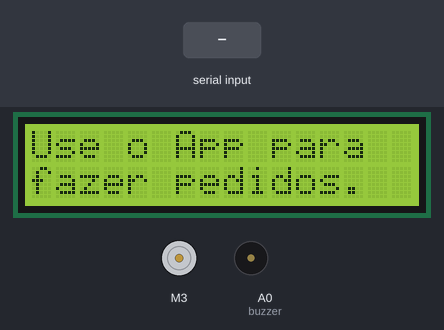
This sketch was run on a simulated Arduino Mega 2560, built with avr-gcc and run on an emulated ATmega2560. Shown: 16×2 character LCD, DC motor (green arrow = forward, orange = backward, longer = faster), buzzer (waves = sounding). Inputs (shaded band) come from the test bench. What the sketch prints to the serial monitor is not drawn.

Above: at 3.1 s.
3.2 s: "{{CLIENTE}}" received over Serial
At 3.8 s:
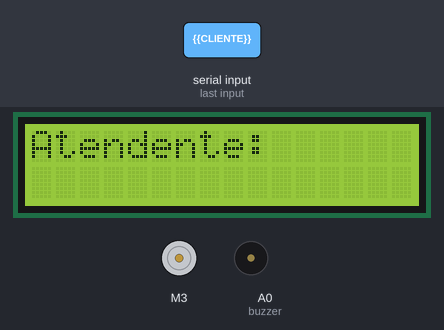
4.7 s: "{{0BUZZER}}" received over Serial
At 5.05 s:
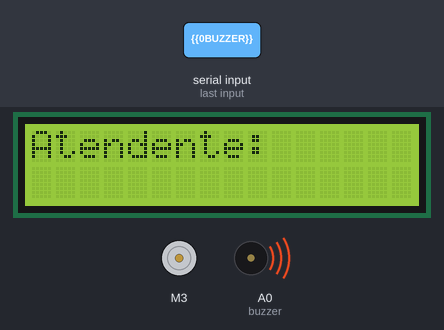
6.7 s: "{{RECEBID}}" received over Serial
9.9 s: "{{0BUZZER}}" received over Serial
At 11.8 s:
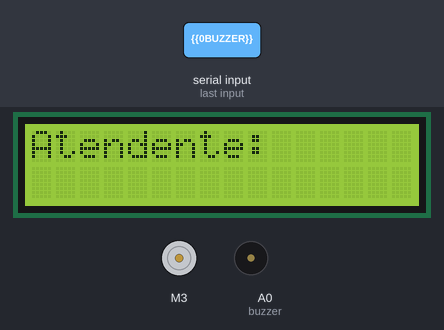
Timing chart, 0 to 13.3 s (numbered marks = the images above; inputs shaded):
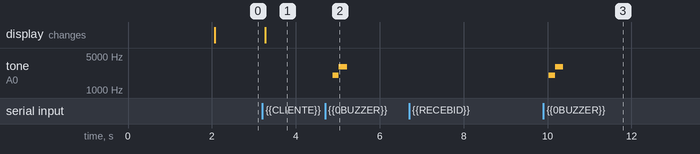

The sketch:

terminal.ino
```cpp
#include <LiquidCrystal.h>
#include <AFMotor.h>

// IO:
LiquidCrystal lcd(28, 29, 25, 24, 23, 22);
AF_DCMotor esteira(3);
const int buzzer = A0;

// Dados:
String info;

void setup() {

  // IO Setup:
  pinMode(buzzer, OUTPUT);
  lcd.begin(16, 2);

  // Mostra informacoes no LCD:
  lcd.print("Bem vindo!");
  delay(2000);
  lcd.setCursor(0, 0);
  lcd.print("Use o App para");
  lcd.setCursor(0, 1);
  lcd.print("fazer pedidos.");

  // Inicializa a serial do arduino:
  Serial.begin(9600);

  // Inicializa a serial do bluetooth (RX=19, TX=18):
  Serial1.begin(9600);

  // Inicia comunicacao com o processing:
  establishContact();
}

void loop() {

  // App -> Processing:
  if(Serial1.available()) {
    info = readInfo(1);
    Serial.println(info);
  }
  // Processing -> Arduino -> App:
  else if(Serial.available()) {
    info = readInfo(0);
    bool comInterno = handleMessage(info);
    Serial1.println(info);
  }

  delay(200);
}

bool handleMessage(String msg) {

  String comando = msg.substring(0, 11);

  // Novo cliente se conectou. Exibe o garcom:
  if(comando == "{{CLIENTE}}") {
    int indexFim = msg.indexOf(',', 12);
    String atendente = msg.substring(12, indexFim);
    clearDisplay();
    lcd.setCursor(0, 0);
    lcd.print("Atendente: ");
    lcd.setCursor(0, 1);
    lcd.print(atendente);
  }
  // Novo pedido recebido. Toca o buzzer:
  else if(comando == "{{0BUZZER}}") {
    //Serial1.println(msg);
    tone(buzzer, 2000, 150);
    delay(150);
    tone(buzzer, 3000, 200);
  }
  else if(comando == "{{RECEBID}}") {
    // Para o motor da esteira:
    esteira.run(RELEASE);
  }
  // Alteracao do status do pedido. Informa ao cliente:
  else if(comando == "{{ALTERAC}}") {
    //Serial1.println(msg);

    int indexFim = msg.indexOf(',', 12);
    String id = msg.substring(12, indexFim);
    int indexIni = indexFim + 1;
    indexFim = msg.indexOf(',', indexIni);
    String novoStatus = msg.substring(indexIni, indexFim);

    if(novoStatus == "DESPACHADO") {
      // Aciona o motor:
      esteira.setSpeed(255);
      esteira.run(FORWARD);
    }
  }
}

String readInfo(int serial) {
  String res = "";
  int caractere;
  if(serial == 0) {
    while(Serial.available()) {
      // Le um caractere da serial:
      caractere = Serial.read();

      // Checa se o caractere e '\n':
      if((caractere != 10) && (caractere != 13))
        // Concatena o caractere na string:
        res += (char)caractere;
    }
  } else if(serial == 1) {
    while(Serial1.available()) {
      caractere = Serial1.read();
      if((caractere != 10) && (caractere != 13))
        res += (char)caractere;
    }
  }
  return res;
}

void clearDisplay() {
  lcd.setCursor(0, 0);
  lcd.print("                ");
  lcd.setCursor(0, 1);
  lcd.print("                ");
}

void establishContact() {
  while (Serial.available() <= 0) {
    Serial.println("{{CONTACT}}");
    delay(300);
  }
}
```

Measured:
- after the input at 3.2 s, the display: changes after 0.08 s (image 1)
- after the input at 4.7 s, tone on A0 (buzzer): silent → 2000 Hz after 0.18 s, → 3000 Hz 0.15 s later, → silent 0.20 s later
- after the input at 9.9 s, tone on A0 (buzzer): silent → 2000 Hz after 0.13 s, → 3000 Hz 0.15 s later, → silent 0.20 s later
